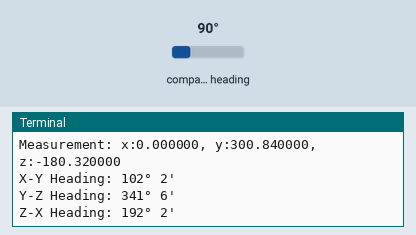
This program was run on a simulated Raspberry Pi (BCM pin numbers). Shown: the last lines printed to the terminal. The test bench sets the inputs (shaded band); at power-on: compass heading 90°. The clock reads 2024-03-15 10:24:30 at power-on unless the program sets it.

Above: at 1.2 s.
1.3 s: compass heading set to 7°
At 2.0 s:
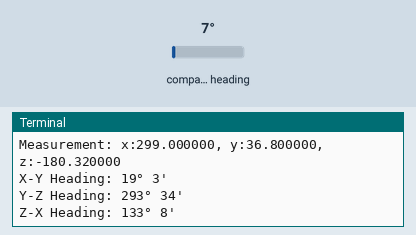
2.8 s: compass heading set to 180°
At 3.5 s:
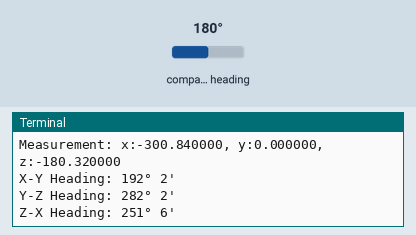
Timing chart, 0 to 5.8 s (numbered marks = the images above; inputs shaded):
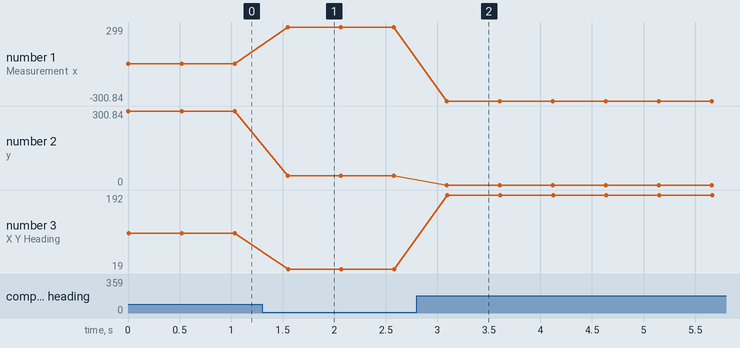

The program:

hmc5983.py
```python
#!/usr/bin/env python3
import logging
import smbus
import math
import time
from typing import Tuple

CONFIG_REGISTER_A = 0x00
CONFIG_REGISTER_B = 0x01
MODE_REGISTER = 0x02
X_MSB_REGISTER = 0x03
X_LSB_REGISTER = 0x04
Z_MSB_REGISTER = 0x05
Z_LSB_REGISTER = 0x06
Y_MSB_REGISTER = 0x07
Y_LSB_REGISTER = 0x08
STATUS_REGISTER = 0x09
ID_REGISTER_A = 0x0A
ID_REGISTER_B = 0x0B
ID_REGISTER_C = 0x0C
TEMP_MSB_REGISTER = 0x31
TEMP_LSB_REGISTER = 0x32

CONTINUOUS_MEASUREMENT_MODE = 0x00
SINGLE_MEASUREMENT_MODE = 0x01
IDLE_MODE = 0x03

MEASUREMENT_MODE_BITS_OFFSET = 0
DATA_OUTPUT_RATE_BITS_OFFSET = 2
NUM_OF_SAMPLES_BITS_OFFSET = 5

MEASUREMENT_MODE_SETTING = {
    'normal'       : 0x00,
    'positive_bias': 0x01,
    'negative_bias': 0x02,
    'temp_only'    : 0x03
}

DATA_OUTPUT_RATE_SETTING = {
    0.75 : 0x00,
    1.5  : 0x01,
    3    : 0x02,
    7.5  : 0x03,
    15.0 : 0x04,
    30.0 : 0x05,
    75.0 : 0x06,
    220.0: 0x07
}

NUM_OF_SAMPLES_SETTING = {
    1: 0x00,
    2: 0x01,
    4: 0x03,
    8: 0x04
}

GAIN_CONFIG_BITS_OFFSET = 5

GAIN_SETTINGS = {
    0.88: {'gain': 0x00, 'resolution': 0.73},
    1.30: {'gain': 0x01, 'resolution': 0.92},
    1.90: {'gain': 0x02, 'resolution': 1.22},
    2.50: {'gain': 0x03, 'resolution': 1.52},
    4.00: {'gain': 0x04, 'resolution': 2.27},
    4.70: {'gain': 0x05, 'resolution': 2.56},
    5.60: {'gain': 0x06, 'resolution': 3.03},
    8.10: {'gain': 0x07, 'resolution': 4.35},
}

UNDERFLOW_OVERFLOW_OUTPUT_VALUE = -4096


def compute_twos_complement(val, len):
    if (val & (1 << len - 1)):
        val = val - (1 << len)
    return val


def convert_radians_to_degrees_minutes(val):
    val_in_degrees = math.degrees(val)
    degrees = math.floor(val_in_degrees)
    minutes = round((val_in_degrees - degrees) * 60)
    return degrees, minutes


class Magnetometer(object):
    def __init__(self,
                 port: int = 1,
                 address: int = 0x1E,
                 max_gauss: float = 1.3,
                 declination: Tuple[float, float] = (0.0, 0.0)):
        logging.info('Initializing a Magnetometer.')
        self._bus = smbus.SMBus(port)
        self.__max_gauss = max_gauss
        self.address = address

        (degrees, minutes) = declination
        self.__declDegrees = degrees
        self.__declMinutes = minutes
        self.__declination = math.radians(degrees + minutes / 60)

        self.set_data_output_configuration(measurement_mode='normal',
                                           data_output_rate=15.0,
                                           num_of_samples=8)
        self.set_gain_configuration(GAIN_SETTINGS[self.__max_gauss]['gain'])
        self.set_measurement_mode(CONTINUOUS_MEASUREMENT_MODE)

    def set_data_output_configuration(
            self,
            measurement_mode: str = 'normal',
            data_output_rate: float = 15.0,
            num_of_samples: int = 1):
        self._bus.write_byte_data(
            self.address,
            CONFIG_REGISTER_A,
            MEASUREMENT_MODE_SETTING[measurement_mode] <<
            MEASUREMENT_MODE_BITS_OFFSET |
            DATA_OUTPUT_RATE_SETTING[data_output_rate] <<
            DATA_OUTPUT_RATE_BITS_OFFSET |
            NUM_OF_SAMPLES_SETTING[num_of_samples] <<
            NUM_OF_SAMPLES_BITS_OFFSET)

    def set_gain_configuration(
            self,
            gain: int = GAIN_SETTINGS[1.3]['gain']):
        self._bus.write_byte_data(self.address,
                                  CONFIG_REGISTER_B,
                                  gain << GAIN_CONFIG_BITS_OFFSET)

    def get_data(self):
        data = self._bus.read_i2c_block_data(self.address, 0x00)
        x = self.__convert_data_output(data[X_MSB_REGISTER],
                                       data[X_LSB_REGISTER])
        y = self.__convert_data_output(data[Y_MSB_REGISTER],
                                       data[Y_LSB_REGISTER])
        z = self.__convert_data_output(data[Z_MSB_REGISTER],
                                       data[Z_LSB_REGISTER])
        return x, y, z

    def set_declination(self, degrees: float, minutes: float):
        self.__declDegrees = degrees
        self.__declMinutes = minutes

    def get_declination(self) -> Tuple[float, float]:
        return self.__declDegrees, self.__declMinutes

    def set_measurement_mode(self,
                             mode: int = CONTINUOUS_MEASUREMENT_MODE):
        self._bus.write_byte_data(self.address, MODE_REGISTER, mode)

    def __convert_data_output(self, msb, lsb):
        val = compute_twos_complement(msb << 8 | lsb, 16)
        if val == UNDERFLOW_OVERFLOW_OUTPUT_VALUE:
            return None
        else:
            return val * GAIN_SETTINGS[self.__max_gauss]['resolution']

    def get_heading(self, direction: str = 'xy'):
        (x, y, z) = self.get_data()
        if direction == 'yz':
            x_prime = y
            y_prime = z
        elif direction == 'zx':
            x_prime = z
            y_prime = x
        else:
            x_prime = x
            y_prime = y

        heading = math.atan2(y_prime, x_prime) + self.__declination

        if heading < 0:
            heading += 2 * math.pi
        elif heading > 2 * math.pi:
            heading -= 2 * math.pi

        return heading


if __name__ == "__main__":
    magnetometer = Magnetometer(declination=(12, 2.0))
    while True:
        (x, y, z) = magnetometer.get_data()
        print('Measurement: x:{:f}, y:{:f}, z:{:f}'.format(x, y, z))
        heading = magnetometer.get_heading()
        degrees, minutes = convert_radians_to_degrees_minutes(heading)
        print('X-Y Heading: {:d}\N{DEGREE SIGN} {:d}\''.format(degrees,
                                                               minutes))
        heading = magnetometer.get_heading(direction='yz')
        degrees, minutes = convert_radians_to_degrees_minutes(heading)
        print('Y-Z Heading: {:d}\N{DEGREE SIGN} {:d}\''.format(degrees,
                                                               minutes))
        heading = magnetometer.get_heading(direction='zx')
        degrees, minutes = convert_radians_to_degrees_minutes(heading)
        print('Z-X Heading: {:d}\N{DEGREE SIGN} {:d}\''.format(degrees,
                                                               minutes))
        time.sleep(0.5)
```

Measured:
- after the input at 1.3 s, the terminal: prints a new line after 0.25 s (image 1)
- after the input at 2.8 s, the terminal: prints a new line after 0.29 s (image 2)
- plotted number 1: 0 → 299 after the input at 1.3 s, 299 → -300.84 after the input at 2.8 s
- plotted number 2: 300.84 → 36.8 after the input at 1.3 s
- plotted number 3: 102 → 19 after the input at 1.3 s
